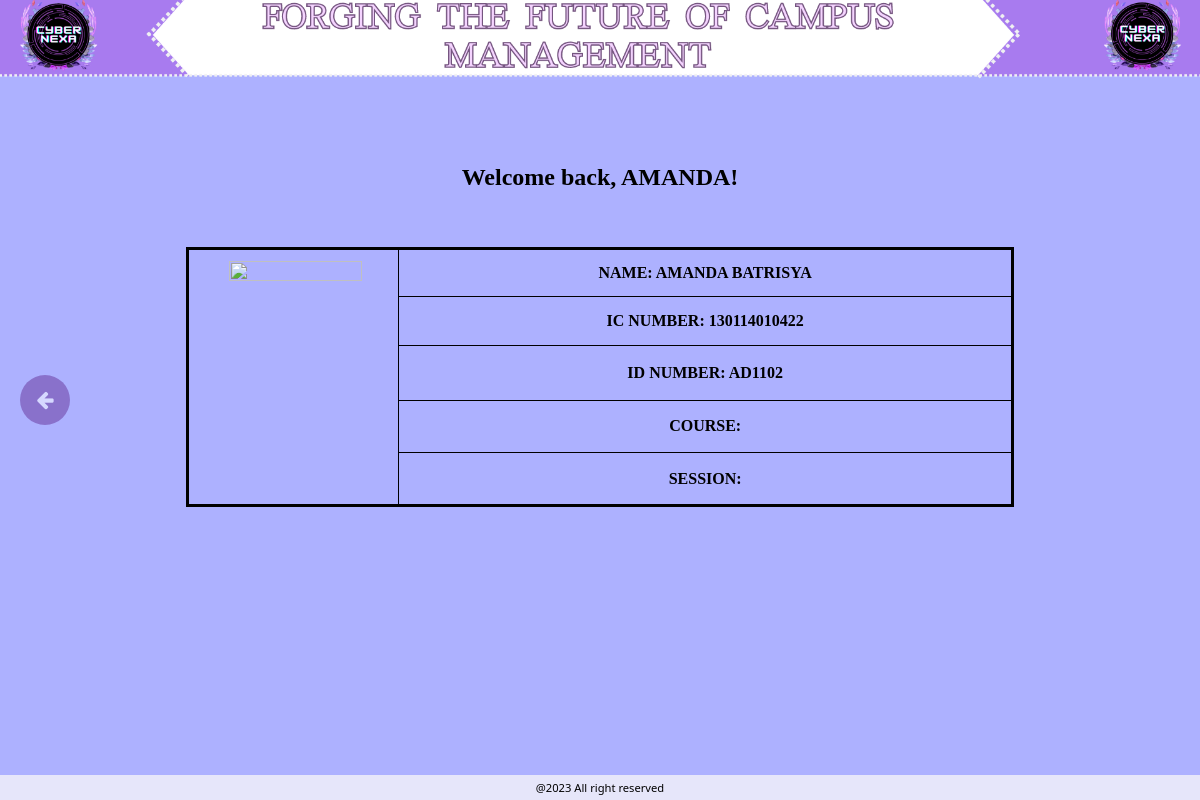
Page /profile.php (signed in) on the committed database.
### tables this page shows
CREATE TABLE `users` (
  `username` varchar(40) NOT NULL,
  `password` varchar(12) NOT NULL,
  `studName` varchar(40) NOT NULL,
  `nickname` varchar(40) NOT NULL,
  `courseCode` varchar(40) NOT NULL,
  `courseName` varchar(40) NOT NULL,
  `profile` longblob NOT NULL,
  `session` varchar(40) NOT NULL,
  `gender` varchar(15) NOT NULL,
  `semester` varchar(10) NOT NULL,
  `years` varchar(40) NOT NULL,
  `sem` int(10) NOT NULL,
  `admission` varchar(40) NOT NULL,
  `title` varchar(40) NOT NULL
);

### profile.php (the view, shortened to what this page needs)
<?php
require 'db_connection.php';
if (isset($_SESSION['username'])) {
    $username = $_SESSION['username'];
    $query = "SELECT studName, password, username, nickname, courseName, profile, session FROM users WHERE username = '$username'";
    $result = mysqli_query($conn, $query);
    if ($result && mysqli_num_rows($result) > 0) {
        $row = mysqli_fetch_assoc($result);
        $studName = $row['studName'];
        $icNumber = $row['password'];
        $idNumber = $row['username'];
		$nickname = $row['nickname'];
        $courseName = $row['courseName'];
		$session = $row['session'];
    }
} else {
    header("Location: login.php");
    exit;
}
?>
<!doctype html>
<html>
<head>
	<link rel="stylesheet" href="https://cdnjs.cloudflare.com/ajax/libs/font-awesome/4.7.0/css/font-awesome.min.css">
</head>
<body background="background.png">
    <p>&nbsp;</p>
    <p>&nbsp;</p>
    <p>&nbsp;</p>
<p>&nbsp;</p>
<h2>Welcome back, <?php echo $nickname; ?>! </h2> <br><br>
<table width="729" height="286" border="3" align="center">
  <tbody>
            <tr>
            <td width="158" rowspan="5"><img src="display_image.php" width="129.5" height="181.5">
			</td>
            <td width="467" height="37"><strong>NAME: <?php echo $studName; ?></strong></td>
        </tr>
        <tr>
            <td height="38"><strong>IC NUMBER: <?php echo $icNumber; ?></strong></td>
        </tr>
        <tr>
            <td height="43"><strong>ID NUMBER: <?php echo $idNumber; ?></strong></td>
        </tr>
        <tr>
            <td height="41"><strong>COURSE: <?php echo $courseName; ?></strong></td>
        </tr>
        <tr>
            <td height="41"><strong>SESSION: <?php echo $session; ?></strong></td>
        </tr>
  </tbody>
    </table>
    <p>&nbsp;</p>
	<div class="circle-button" onclick="window.location.href = 'main_page.php'">
	<i class="fa fa-arrow-left"></i>
	</div>
	<div class="footer">
			<p>@2023 All right reserved</p>
		</div>
</body>
</html>

### profile.php (style rules this page uses)
h2,td { color: black; text-align: center; }
img { width: 80%; height: auto; margin: 10px 1px 10px 5px; }
body { align-content: center; vertical-align: middle; resize: 100%; background-repeat: no-repeat; background-size: 100%; background-color:#ADB1FF; }
table { width: 70%; height: 70%; border: 3px solid #000000; border-collapse: collapse; }
.circle-button { position: absolute; left: 20px; top: 50%; transform: translateY(-50%); width: 50px; height: 50px; background-color: rebeccapurple; color: white; border-radius: 50%; display: flex; justify-content: center; align-items: center; cursor: pointer; opacity: 0.5; }
.circle-button i { font-size: 20px; }
.footer { position: fixed; left: 0; bottom: 0; width: 100%; background-color: lavender; color: black; text-align: center; font-family: Segoe UI; font-size: 70%; line-height: 3px; }

### rows in the picture
users: nickname "AMANDA", studName "AMANDA BATRISYA", password "130114010422", username "AD1102"
